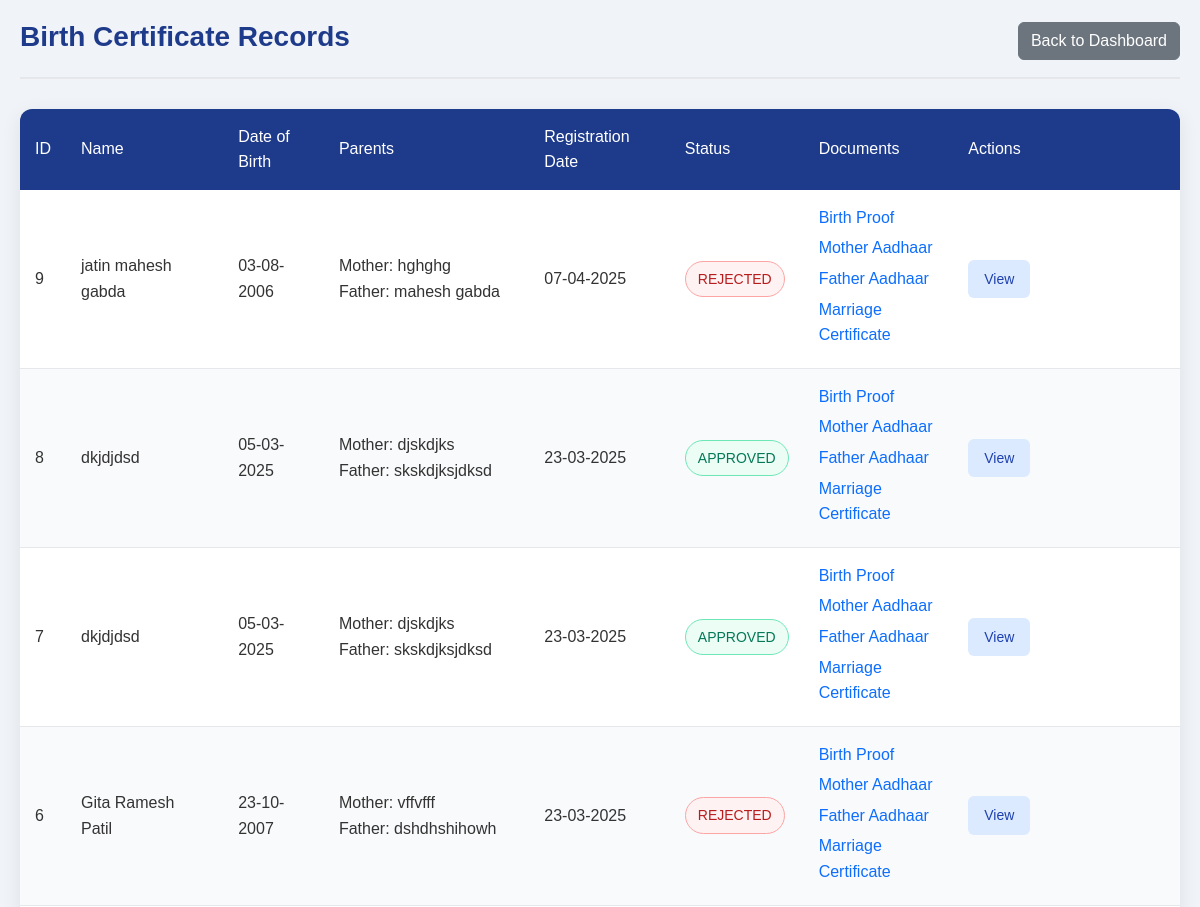
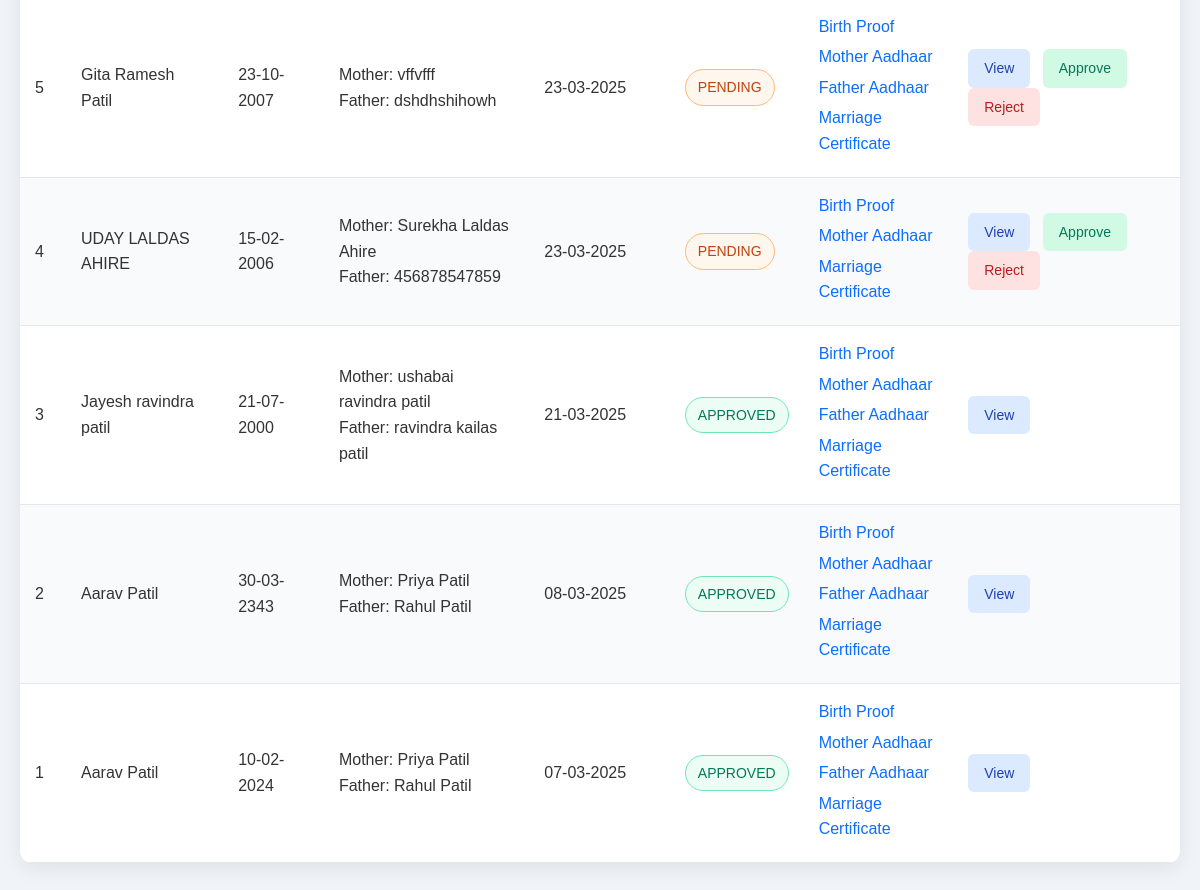
The app's page /villager/Certificate/view_birth.php with its own data (2 pictures, top to bottom).
### tables this page shows
CREATE TABLE `birth_certificate` (
  `id` int(11) NOT NULL,
  `name` varchar(255) NOT NULL,
  `gender` enum('MALE','FEMALE') NOT NULL,
  `dob` date NOT NULL,
  `place_of_birth` varchar(255) NOT NULL,
  `proof_of_birth` enum('hospital_certificate','hospital_statement','parental_affidavit') NOT NULL,
  `proof_of_birth_file` varchar(255) DEFAULT NULL,
  `mother_name` varchar(255) NOT NULL,
  `mother_aadhaar` varchar(12) DEFAULT NULL,
  `mother_aadhaar_proof` varchar(255) DEFAULT NULL,
  `father_name` varchar(255) NOT NULL,
  `father_aadhaar` varchar(12) DEFAULT NULL,
  `father_aadhaar_proof` varchar(255) DEFAULT NULL,
  `address` text NOT NULL,
  `registration_date` date NOT NULL,
  `marriage_certificate` varchar(255) DEFAULT NULL,
  `created_at` timestamp NOT NULL DEFAULT current_timestamp(),
  `status` enum('PENDING','APPROVED','REJECTED') DEFAULT 'PENDING',
  `remarks` text DEFAULT NULL,
  `updated_at` timestamp NULL DEFAULT NULL,
  `registration_number` varchar(10) DEFAULT NULL,
  `villager_email` varchar(255) DEFAULT NULL
);

### villager/Certificate/view_birth.php (the view, shortened to what this page needs)
<?php
$servername = "localhost";
$username = "root";
$password = "";
$dbname = "kusumba_db";
$conn = new mysqli($servername, $username, $password, $dbname);
$sql = "SELECT * FROM birth_certificate ORDER BY created_at DESC";
$result = $conn->query($sql);
?>
<!DOCTYPE html>
<html lang="en">
<head>
    <link href="https://cdn.jsdelivr.net/npm/bootstrap@5.3.0/dist/css/bootstrap.min.css" rel="stylesheet">
</head>
<body>
    <div class="container">
        <div class="header">
            <h1 class="page-title">Birth Certificate Records</h1>
            <a href="../../Admin/Clerk/clerk_dashboard.php" class="btn btn-secondary">
                <i class="bi bi-arrow-left"></i> Back to Dashboard
            </a>
        </div>
        <table class="records-table">
            <thead>
                <tr>
                    <th>ID</th>
                    <th>Name</th>
                    <th>Date of Birth</th>
                    <th>Parents</th>
                    <th>Registration Date</th>
                    <th>Status</th>
                    <th>Documents</th>
                    <th>Actions</th>
                </tr>
            </thead>
            <tbody>
                <?php
                if ($result->num_rows > 0) {
                    while ($row = $result->fetch_assoc()) {
                        $status = $row['status'] ?? 'PENDING';
                        $statusClass = '';
                        switch ($status) {
                            case 'APPROVED':
                                $statusClass = 'status-approved';
                                break;
                            case 'REJECTED':
                                $statusClass = 'status-rejected';
                                break;
                            default:
                                $statusClass = 'status-pending';
                                break;
                        }
                        ?>
                        <tr>
                            <td><?php echo $row['id']; ?></td>
                            <td><?php echo htmlspecialchars($row['name']); ?></td>
                            <td><?php echo date('d-m-Y', strtotime($row['dob'])); ?></td>
                            <td>
                                <div>Mother: <?php echo htmlspecialchars($row['mother_name']); ?></div>
                                <div>Father: <?php echo htmlspecialchars($row['father_name']); ?></div>
                            </td>
                            <td><?php echo date('d-m-Y', strtotime($row['registration_date'])); ?></td>
                            <td><span class="status-badge <?php echo $statusClass; ?>"><?php echo $status; ?></span></td>
                            <td>
                                <?php if (!empty($row['proof_of_birth_file'])): ?>
                                    <div class="document-preview">
                                        <a href="#" class="preview-link"
                                            onclick="viewDocument('../uploads/birth_certificate/<?php echo $row['proof_of_birth_file']; ?>', 'Birth Proof')">
                                            Birth Proof
                                        </a>
                                    </div>
                                <?php endif; ?>
                                <?php if (!empty($row['mother_aadhaar_proof'])): ?>
                                    <div class="document-preview">
                                        <a href="#" class="preview-link"
                                            onclick="viewDocument('../uploads/birth_certificate/<?php echo $row['mother_aadhaar_proof']; ?>', 'Mother Aadhaar')">
                                            Mother Aadhaar
                                        </a>
                                    </div>
                                <?php endif; ?>
                                <?php if (!empty($row['father_aadhaar_proof'])): ?>
                                    <div class="document-preview">
                                        <a href="#" class="preview-link"
                                            onclick="viewDocument('../uploads/birth_certificate/<?php echo $row['father_aadhaar_proof']; ?>', 'Father Aadhaar')">
                                            Father Aadhaar
                                        </a>
                                    </div>
                                <?php endif; ?>
                                <?php if (!empty($row['marriage_certificate'])): ?>
                                    <div class="document-preview">
                                        <a href="#" class="preview-link"
                                            onclick="viewDocument('../uploads/birth_certificate/<?php echo $row['marriage_certificate']; ?>', 'Marriage Certificate')">
                                            Marriage Certificate
                                        </a>
                                    </div>
                                <?php endif; ?>
                            </td>
                            <td>
                                <button class="action-btn view-btn"
                                    onclick="viewDetails(<?php echo $row['id']; ?>)">View</button>
                                <?php if ($status !== 'APPROVED' && $status !== 'REJECTED'): ?>
                                    <button class="action-btn approve-btn"
                                        onclick="showStatusModal(<?php echo $row['id']; ?>, 'APPROVED')">Approve</button>
                                    <button class="action-btn reject-btn"
                                        onclick="showStatusModal(<?php echo $row['id']; ?>, 'REJECTED')">Reject</button>
                                <?php endif; ?>
                            </td>
                        </tr>
                        <?php
                    }
                } else {
                    echo '<tr><td colspan="8" style="text-align: center;">No records found</td></tr>';
                }
                ?>
            </tbody>
        </table>
    </div>
</body>
</html>

### villager/Certificate/view_birth.php (style rules this page uses)
* { margin: 0; padding: 0; box-sizing: border-box; font-family: 'Poppins', sans-serif; }
body { background-color: #f0f4f8; color: #333; line-height: 1.6; }
.container { max-width: 1200px; margin: 0 auto; padding: 20px; }
.header { display: flex; justify-content: space-between; align-items: center; margin-bottom: 30px; padding-bottom: 15px; border-bottom: 2px solid #e5e7eb; }
.page-title { color: #1e3a8a; font-size: 28px; font-weight: 600; }
.records-table { width: 100%; background-color: #fff; border-radius: 12px; box-shadow: 0 5px 20px rgba(0, 0, 0, 0.08); border-collapse: collapse; overflow: hidden; margin-bottom: 30px; }
.records-table th { background-color: #1e3a8a; color: white; padding: 15px; text-align: left; font-weight: 500; }
.records-table tr:nth-child(even) { background-color: #f9fafb; }
.records-table td { padding: 15px; border-bottom: 1px solid #e5e7eb; }
.status-badge { padding: 6px 12px; border-radius: 50px; font-size: 14px; font-weight: 500; display: inline-block; text-align: center; }
.status-pending { background-color: #fff7ed; color: #c2410c; border: 1px solid #fdba74; }
.status-approved { background-color: #ecfdf5; color: #047857; border: 1px solid #6ee7b7; }
.status-rejected { background-color: #fef2f2; color: #b91c1c; border: 1px solid #fca5a5; }
.action-btn { padding: 8px 16px; border-radius: 6px; font-size: 14px; font-weight: 500; border: none; cursor: pointer; transition: all 0.3s ease; margin-right: 8px; }
.view-btn { background-color: #dbeafe; color: #1e40af; }
.approve-btn { background-color: #d1fae5; color: #047857; }
.reject-btn { background-color: #fee2e2; color: #b91c1c; }
.document-preview { display: flex; align-items: center; gap: 10px; margin-bottom: 5px; }
.preview-link { display: flex; align-items: center; gap: 5px; text-decoration: none; color: #0d6efd; }

### records on screen
birth_certificate: id "9", name "jatin mahesh gabda", dob "03-08-2006", mother_name "hghghg", father_name "mahesh gabda", registration_date "07-04-2025", status "REJECTED"
birth_certificate: id "8", name "dkjdjdsd", dob "05-03-2025", mother_name "djskdjks", father_name "skskdjksjdksd", registration_date "23-03-2025", status "APPROVED"
birth_certificate: id "7", name "dkjdjdsd", dob "05-03-2025", mother_name "djskdjks", father_name "skskdjksjdksd", registration_date "23-03-2025", status "APPROVED"
birth_certificate: id "6", name "Gita Ramesh Patil", dob "23-10-2007", mother_name "vffvfff", father_name "dshdhshihowh", registration_date "23-03-2025", status "REJECTED"
birth_certificate: id "5", name "Gita Ramesh Patil", dob "23-10-2007", mother_name "vffvfff", father_name "dshdhshihowh", registration_date "23-03-2025", status "PENDING"
birth_certificate: id "4", name "UDAY LALDAS AHIRE", dob "15-02-2006", mother_name "Surekha Laldas Ahire", father_name "456878547859", registration_date "23-03-2025", status "PENDING"
birth_certificate: id "3", name "Jayesh ravindra patil", dob "21-07-2000", mother_name "ushabai ravindra patil", father_name "ravindra kailas patil", registration_date "21-03-2025", status "APPROVED"
birth_certificate: id "2", name "Aarav Patil", dob "30-03-2343", mother_name "Priya Patil", father_name "Rahul Patil", registration_date "08-03-2025", status "APPROVED"
birth_certificate: id "1", name "Aarav Patil", dob "10-02-2024", mother_name "Priya Patil", father_name "Rahul Patil", registration_date "07-03-2025", status "APPROVED"
